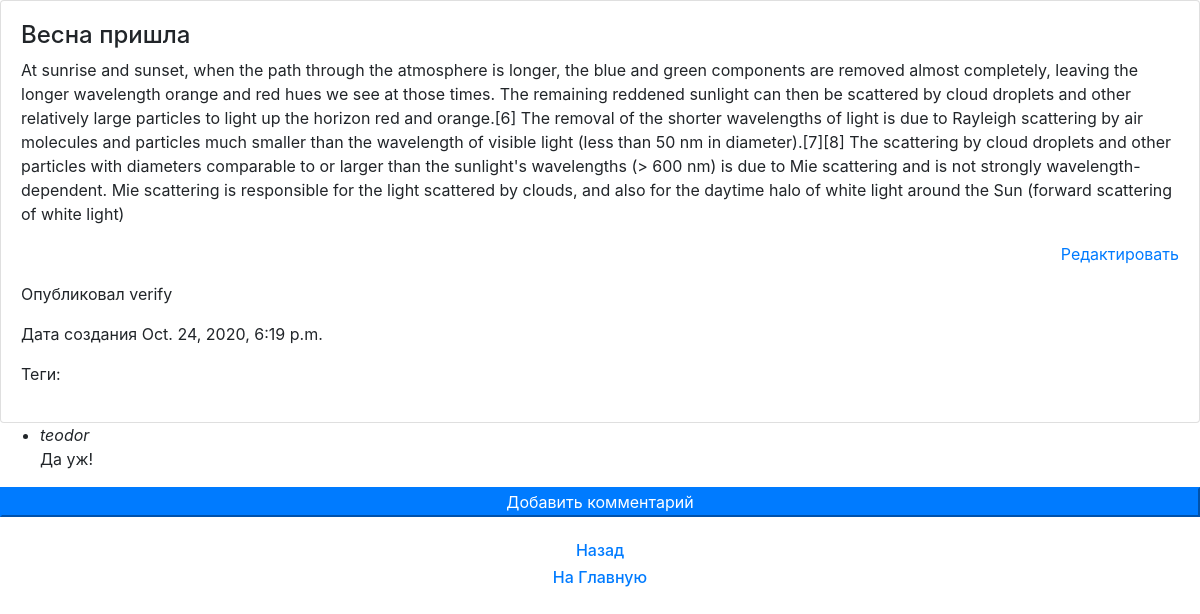
The page /news/89/ on the database its author committed.
### app_users/models.py (models this page shows, shortened)
class News(models.Model):
    user = models.ForeignKey(User, max_length=100, on_delete=models.CASCADE, null=True, blank=True)
    metatag = models.ManyToManyField(Metatag, max_length=21, null=True, blank=True)
    title = models.CharField(max_length=150, verbose_name='название')
    description = models.TextField(verbose_name='содержание')
    create_at = models.DateTimeField(auto_now_add=True, verbose_name='дата создания')
    update_at = models.DateTimeField(auto_now=True, verbose_name='дата редактирования')
    status = models.BooleanField(verbose_name='активен', default=False)
    class Meta:
        verbose_name_plural = "News"

class Comment(models.Model):
    user = models.ForeignKey(User, max_length=100, on_delete=models.CASCADE, null=True, blank=True)
    text = models.TextField(verbose_name='текст комментария')
    news = models.ForeignKey(News, null=True, on_delete=models.CASCADE, verbose_name='новость', blank=True)

### app_users/views.py (the view)
# urls.py: path('<int:pk>/', NewsDetail.as_view(), name='news_detail'),
class NewsDetail(DetailView):
    model = News
    def get_context_data(self, **kwargs):
        context = super(NewsDetail, self).get_context_data(**kwargs)
        select_news = News.objects.get(id=self.kwargs['pk'])
        context['comment_list'] = Comment.objects.filter(news=select_news)
        return context

### app_users/templates/app_users/news_detail.html (shortened to what this page needs)
<!DOCTYPE html>
<html lang="en">
<head>
    <link rel="stylesheet" href="https://maxcdn.bootstrapcdn.com/bootstrap/4.0.0/css/bootstrap.min.css">
</head>
<body>
    <div class="card">
        <div class="card-body">
            <h4>{{ object.title }}</h4>
            <p>{{ object.description }}</p>
             <p align="right">
                <a href="{% url  'edit_news' object.id %}"> Редактировать </a>
            </p>
            <p>Опубликовал {{ object.user }}</p>
            <p>Дата создания {{ object.create_at}}</p>
            <p>Теги:  {{ object.metatag1}} {{ object.metatag2}} {{ object.metatag3}}</p>
        </div>
    </div>
    {% for i in comment_list %}
        <ul>
            <li>
                {% if i.user == None %}
                    <i>Аноним</i>
                {% else %}
                    <i> {{i.user}} </i>
                {% endif %}
                <p>{{ i.text }}</p>
            </li>
        </ul>
    {% endfor %}
    <form action="add_comment">
        <button class="btn-primary btn-block">Добавить комментарий</button>
    </form>
    <br>
    <a href="/news" align="center">
       <h6>Назад</h6>
    </a>
    <a href="/" align="center">
       <h6>На Главную</h6>
    </a>
</body>
</html>

### rows shown on the page
News: title "Весна пришла", description "At sunrise and sunset, when the path through the atmosphere is longer, the blue and green components are removed almost completely, leaving the longer wavelength orange and red hues we see at those times. The remaining reddened sunlight can then be scattered by cloud droplets and other relatively large particles to light up the horizon red and orange.[6] The removal of the shorter wavelengths of light is due to Rayleigh scattering by air molecules and particles much smaller than the wavelength of visible light (less than 50 nm in diameter).[7][8] The scattering by cloud droplets and other particles with diameters comparable to or larger than the sunlight's wavelengths (> 600 nm) is due to…", user "verify", create_at "Oct. 24, 2020, 6:19 p.m."
Comment: user "teodor", text "Да уж!"
